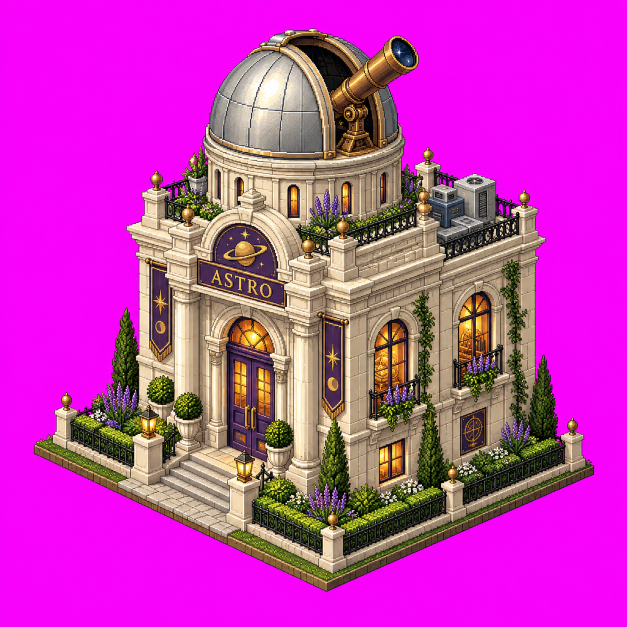
#> input picture assets/buildings/sources/astro.png, 1254 x 1254 px (shown at 1/2 size)
$ python -i prepare-building-sprites.py   (imports and definitions only)
#> lines starting #> are read from the running program, lines starting #| are printed output that depends on the picture
"""Remove the magenta production matte and export normalized transparent sprites.

User authorized programmatic image cleanup. Originals remain under assets/.
Run from repository root: python3 scripts/prepare-building-sprites.py
"""
from pathlib import Path
from collections import deque
import json
from PIL import Image

ROOT = Path(__file__).resolve().parents[1]
SOURCES = ROOT / 'assets/buildings/sources'
DEST = ROOT / 'apps/web/public/assets/buildings'
WEB_LIB = ROOT / 'apps/web/lib'
# [1 line not run here, left out]
CATALOG_FIELDS = ('id', 'name', 'example', 'extensions', 'languages', 'category', 'title')


def prepare(source):
#> called with source = '../assets/buildings/sources/astro.png'
    im = Image.open(source).convert('RGBA')
    w, h = im.size
#> w = 1254; h = 1254
    pixels = im.load()
    # Flood only the exterior matte, preserving disconnected colored details.
    def matte(x, y):
        r, g, b, a = pixels[x, y]
        return a == 0 or (min(r, b) > 145 and g < 125 and min(r, b) - g > 65)
    outside = bytearray(w * h)
    queue = deque()
    for x in range(w):
        for y in (0, h - 1):
            if matte(x, y):
                outside[y*w+x] = 1
                queue.append((x, y))
#> this loop made 1254 passes
    for y in range(h):
        for x in (0, w - 1):
            if not outside[y*w+x] and matte(x, y):
                outside[y*w+x] = 1
                queue.append((x, y))
#> this loop made 1254 passes
    while queue:
        x, y = queue.popleft()
        for nx, ny in ((x-1,y),(x+1,y),(x,y-1),(x,y+1)):
            if 0 <= nx < w and 0 <= ny < h and not outside[ny*w+nx] and matte(nx, ny):
                outside[ny*w+nx] = 1
                queue.append((nx, ny))
    removed = sum(outside)
    if removed / (w*h) < .05:
        raise ValueError(f'{source.name}: no usable matte or transparent margin')
    for y in range(h):
        for x in range(w):
            r,g,b,a = pixels[x,y]
            # Also remove enclosed matte holes (railings / between leaves).
            if outside[y*w+x] or (r > 200 and b > 200 and g < 75):
                pixels[x,y] = (0,0,0,0)
            elif min(r,b)-g > 65 and min(r,b) > 145:
                # Remove colored edge spill without eating neutral masonry.
                pixels[x,y] = (min(r,g+35),g,min(b,g+35),a)
    bounds = im.getbbox()
    if not bounds:
        raise ValueError(f'{source.name}: empty sprite')
    crop = im.crop(bounds)
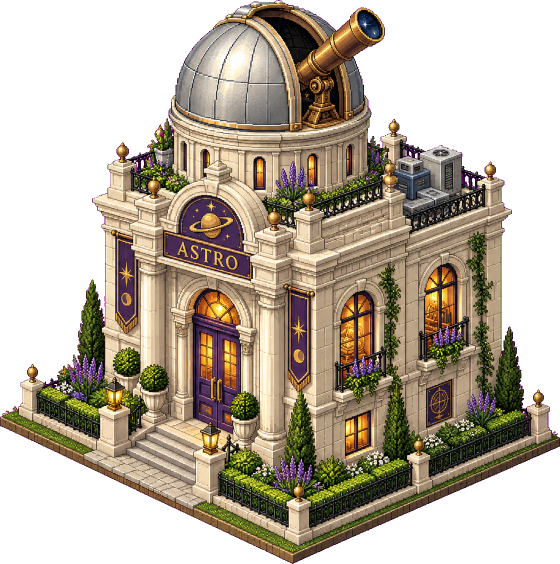
#> crop: PIL image 1120x1128 RGBA (shown at 1/2 size); mean R, G, B, A 81.2, 70.7, 55.5, 149.6; transparent parts drawn white
    # Shared visual envelope and baseline; no stretching or perspective changes.
    scale = min(590 / crop.width, 590 / crop.height)
    crop = crop.resize((round(crop.width*scale), round(crop.height*scale)), Image.Resampling.LANCZOS)
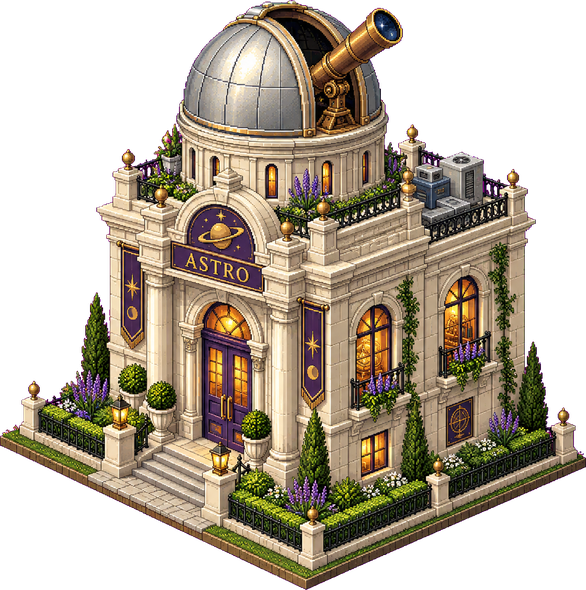
#> crop: PIL image 586x590 RGBA; mean R, G, B, A 82.3, 71.1, 56.6, 149.6; transparent parts drawn white
    canvas = Image.new('RGBA', (640,640))
#> canvas: PIL image 640x640 RGBA; every value is 0
    canvas.alpha_composite(crop, ((640-crop.width)//2, 615-crop.height))
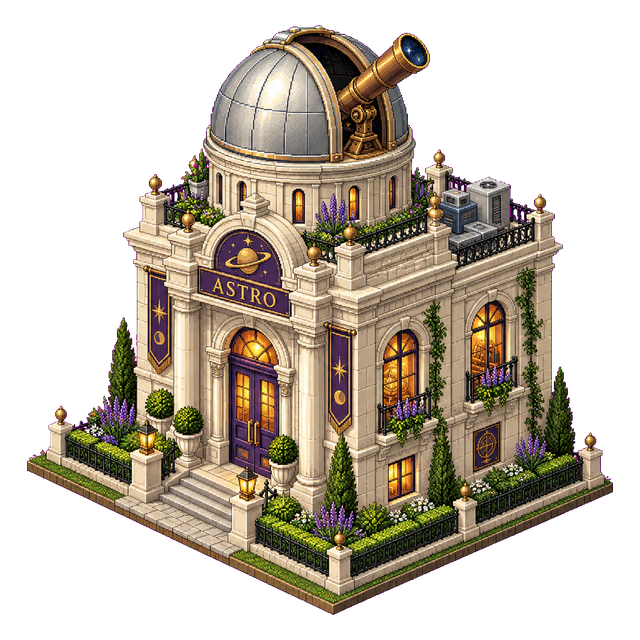
#> canvas: PIL image 640x640 RGBA; mean R, G, B, A 69.5, 60, 47.8, 126.3; transparent parts drawn white
#> (the run stopped early here; a loop or call above may not have finished)

$ run again, on assets/buildings/sources/csharp.png
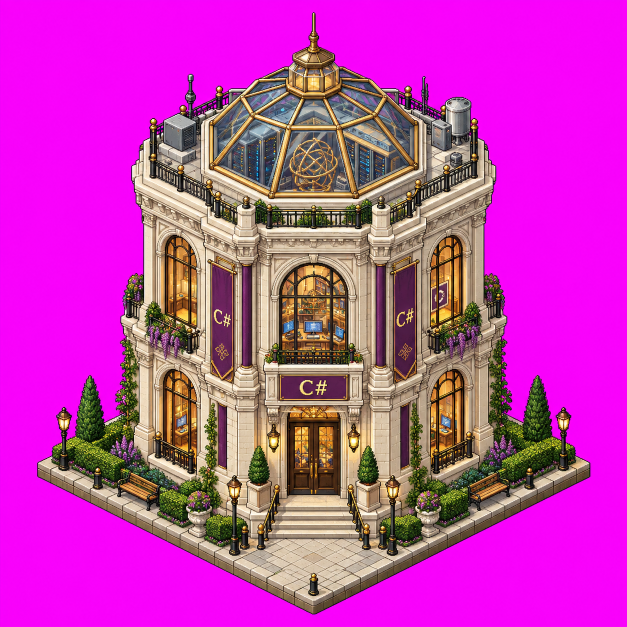
#> input picture assets/buildings/sources/csharp.png, 1254 x 1254 px (shown at 1/2 size)
#> the loop in prepare, `for x in range(w):` made 1254 passes
#> the loop in prepare, `for y in range(h):` made 1254 passes
#> in prepare, `crop = crop.resize((round(crop.width*scale), round(crop.height*scale))..`:
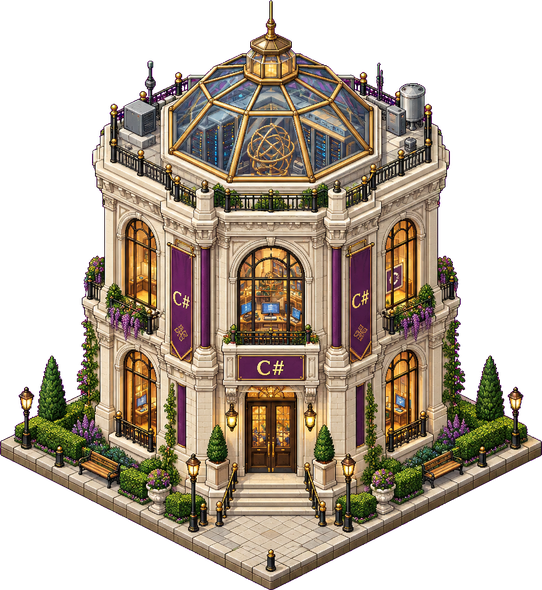
#> crop: PIL image 542x590 RGBA; mean R, G, B, A 80.5, 68.6, 55.8, 145.4; transparent parts drawn white
#> in prepare, `canvas.alpha_composite(crop, ((640-crop.width)//2, 615-crop.height))`:
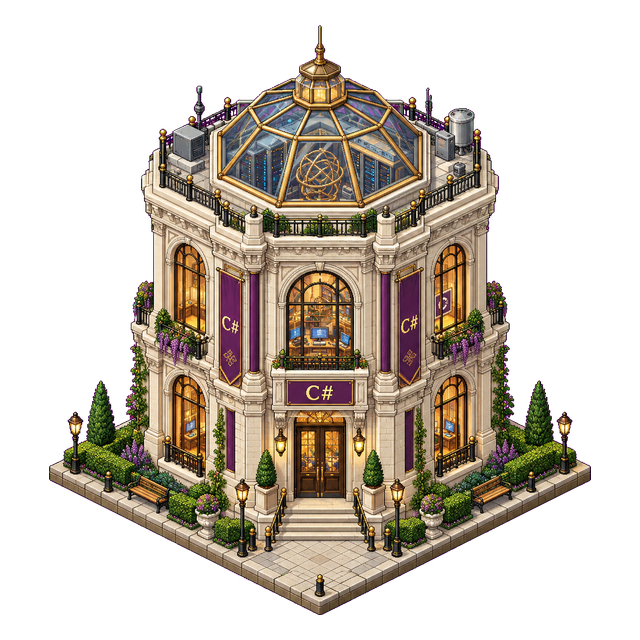
#> canvas: PIL image 640x640 RGBA; mean R, G, B, A 62.9, 53.6, 43.6, 113.5; transparent parts drawn white

$ run again, on assets/buildings/sources/csv.png
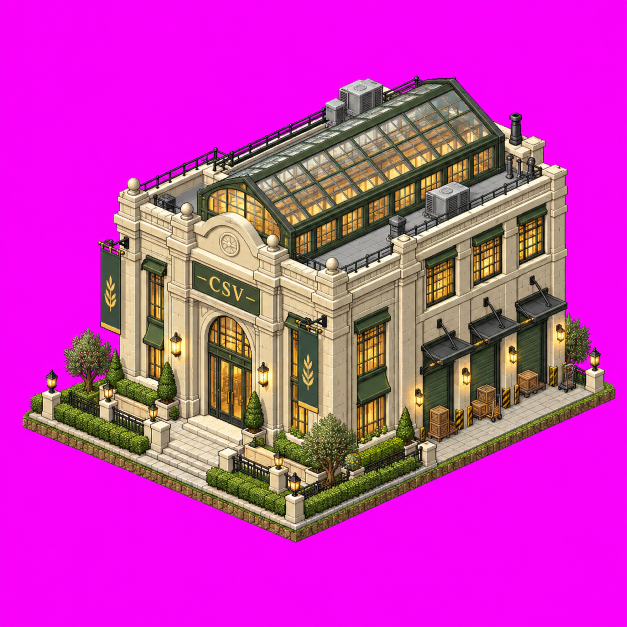
#> input picture assets/buildings/sources/csv.png, 1254 x 1254 px (shown at 1/2 size)
#> the loop in prepare, `for x in range(w):` made 1254 passes
#> the loop in prepare, `for y in range(h):` made 1254 passes
#> in prepare, `crop = crop.resize((round(crop.width*scale), round(crop.height*scale))..`:
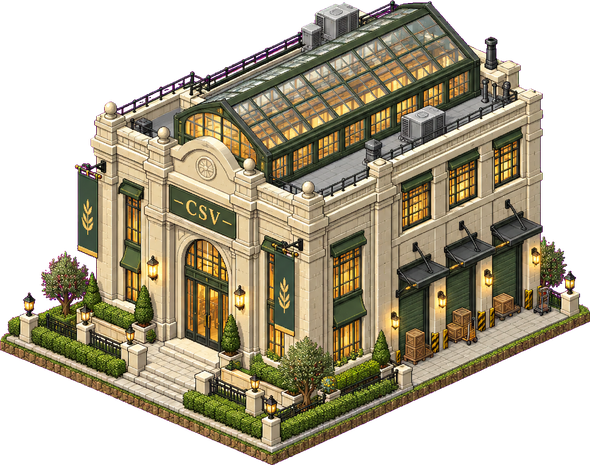
#> crop: PIL image 590x465 RGBA; mean R, G, B, A 89.1, 80.3, 60.4, 161.9; transparent parts drawn white
#> in prepare, `canvas.alpha_composite(crop, ((640-crop.width)//2, 615-crop.height))`:
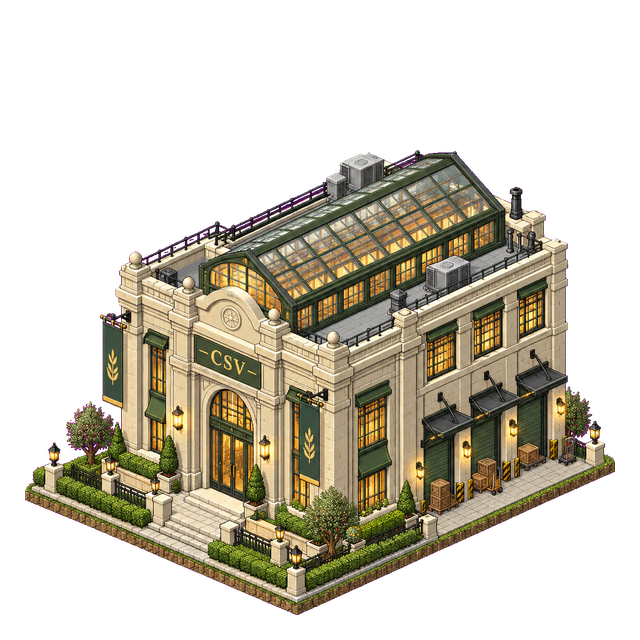
#> canvas: PIL image 640x640 RGBA; mean R, G, B, A 59.7, 53.8, 40.4, 108.4; transparent parts drawn white
